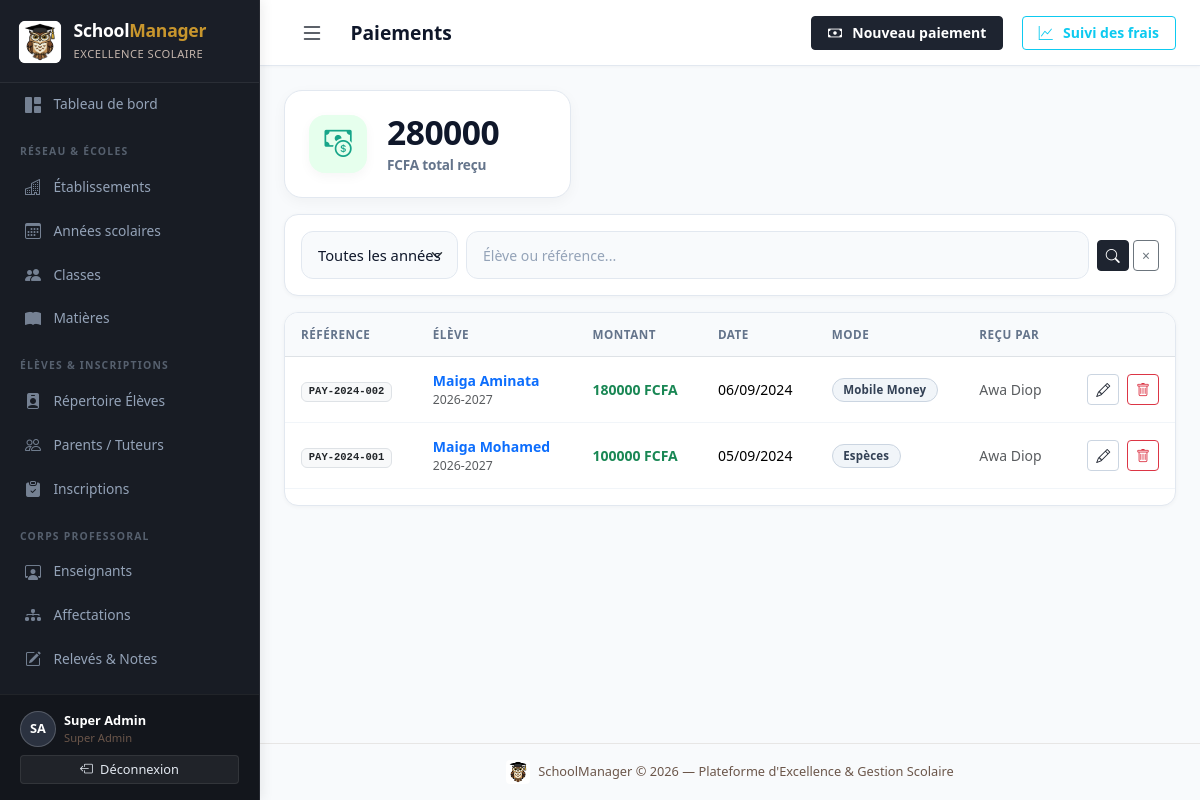
/attendance/paiements/ (signed in), run on an earlier commit of the app's database.
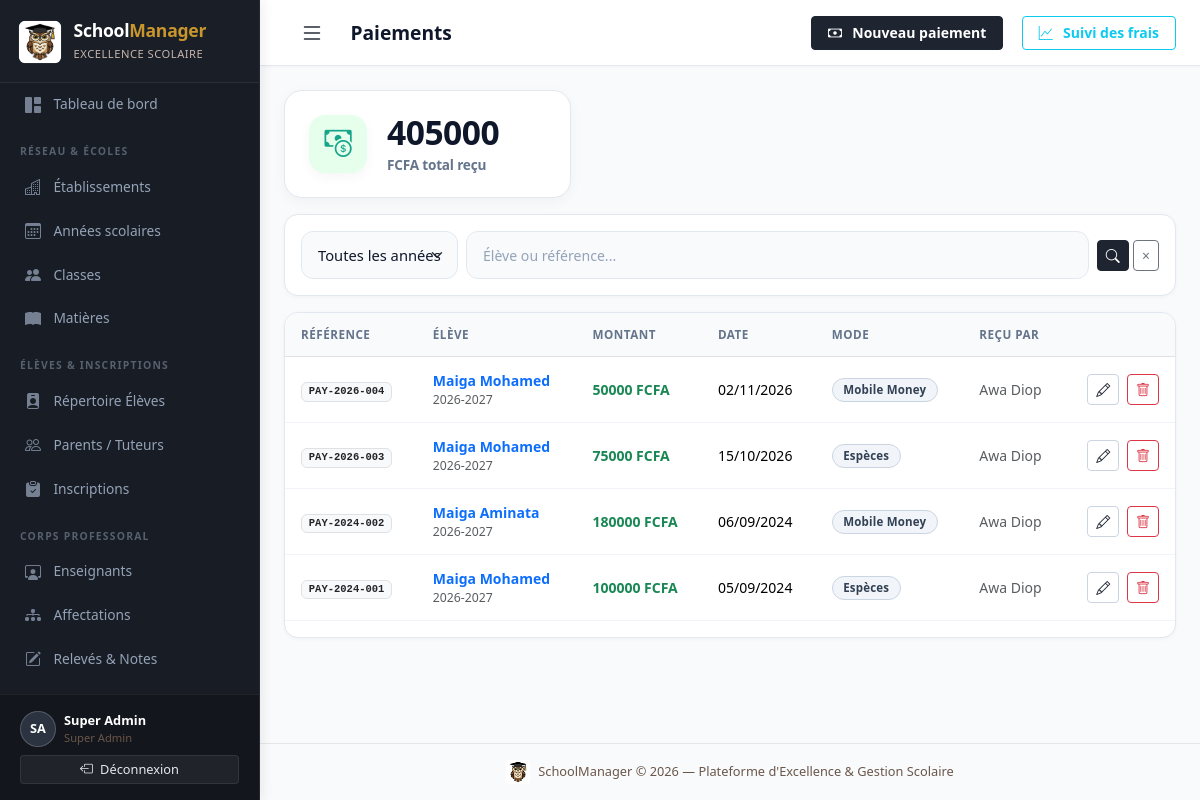
And on a later commit of the database.
### attendance_payments/models.py (models this page shows, shortened)
class Paiement(models.Model):
    MODE_ESPECES = 'especes'
    MODE_VIREMENT = 'virement'
    MODE_MOBILE = 'mobile_money'
    MODE_CHEQUE = 'cheque'
    MODE_CHOICES = [
        (MODE_ESPECES, 'Espèces'),
        (MODE_VIREMENT, 'Virement bancaire'),
        (MODE_MOBILE, 'Mobile Money'),
        (MODE_CHEQUE, 'Chèque'),
    ]
    inscription = models.ForeignKey(
        Inscription, on_delete=models.CASCADE,
        related_name='paiements', verbose_name='Inscription'
    )
    reference = models.CharField(max_length=50, unique=True, verbose_name='Référence')
    montant = models.DecimalField(max_digits=12, decimal_places=2, verbose_name='Montant (FCFA)')
    date = models.DateField(verbose_name='Date du paiement')
    mode_paiement = models.CharField(max_length=20, choices=MODE_CHOICES, default=MODE_ESPECES, verbose_name='Mode de paiement')
    recu_par = models.CharField(max_length=100, blank=True, verbose_name='Reçu par')
    observations = models.TextField(blank=True, verbose_name='Observations')
    created_at = models.DateTimeField(auto_now_add=True)
    class Meta:
        verbose_name = 'Paiement'
        verbose_name_plural = 'Paiements'
        ordering = ['-date']

### students/models.py (models this page shows, shortened)
class Inscription(models.Model):
    STATUT_ACTIF = 'actif'
    STATUT_TRANSFERE = 'transfere'
    STATUT_EXCLU = 'exclu'
    STATUT_DIPLOME = 'diplome'
    STATUT_ANNULE = 'annule'
    STATUT_CHOICES = [
        (STATUT_ACTIF, 'Actif'),
        (STATUT_TRANSFERE, 'Transféré'),
        (STATUT_EXCLU, 'Exclu'),
        (STATUT_DIPLOME, 'Diplômé'),
        (STATUT_ANNULE, 'Annulé'),
    ]
    eleve = models.ForeignKey(Eleve, on_delete=models.CASCADE, related_name='inscriptions', verbose_name='Élève')
    classe = models.ForeignKey(Classe, on_delete=models.PROTECT, related_name='inscriptions', verbose_name='Classe')
    annee_scolaire = models.ForeignKey(
        AnneeScolaire, on_delete=models.PROTECT,
        related_name='inscriptions', verbose_name='Année scolaire'
    )
    statut = models.CharField(max_length=15, choices=STATUT_CHOICES, default=STATUT_ACTIF, verbose_name='Statut')
    date_inscription = models.DateField(auto_now_add=True, verbose_name='Date d\'inscription')
    frais_scolarite = models.DecimalField(
        max_digits=12, decimal_places=2,
        default=150000, verbose_name='Frais de scolarité (FCFA)'
    )
    observations = models.TextField(blank=True, verbose_name='Observations')
    created_at = models.DateTimeField(auto_now_add=True)
    class Meta:
        verbose_name = 'Inscription'
        verbose_name_plural = 'Inscriptions'
        ordering = ['-annee_scolaire__date_debut', 'eleve__nom']
        constraints = [
            models.UniqueConstraint(
                fields=['eleve', 'annee_scolaire'],
                condition=models.Q(statut='actif'),
                name='unique_inscription_active_par_annee',
            )
        ]

class Eleve(models.Model):
    SEXE_CHOICES = [('M', 'Masculin'), ('F', 'Féminin')]
    matricule = models.CharField(max_length=20, unique=True, verbose_name='Matricule')
    nom = models.CharField(max_length=100, verbose_name='Nom')
    prenom = models.CharField(max_length=100, verbose_name='Prénom')
    date_naissance = models.DateField(verbose_name='Date de naissance')
    lieu_naissance = models.CharField(max_length=100, blank=True, verbose_name='Lieu de naissance')
    sexe = models.CharField(max_length=1, choices=SEXE_CHOICES, default='M', verbose_name='Sexe')
    adresse = models.TextField(blank=True, verbose_name='Adresse')
    photo = models.ImageField(upload_to='eleves/', blank=True, null=True, verbose_name='Photo')
    created_at = models.DateTimeField(auto_now_add=True)
    class Meta:
        verbose_name = 'Élève'
        verbose_name_plural = 'Élèves'
        ordering = ['nom', 'prenom']
    @property
    def nom_complet(self):
        return f"{self.nom} {self.prenom}"

### school/models.py (models this page shows, shortened)
class AnneeScolaire(models.Model):
    STATUT_EN_COURS = 'en_cours'
    STATUT_TERMINEE = 'terminee'
    STATUT_A_VENIR = 'a_venir'
    STATUT_CHOICES = [
        (STATUT_EN_COURS, 'En cours'),
        (STATUT_TERMINEE, 'Terminée'),
        (STATUT_A_VENIR, 'À venir'),
    ]
    etablissement = models.ForeignKey(
        Etablissement, on_delete=models.CASCADE,
        related_name='annees_scolaires', verbose_name='Établissement'
    )
    libelle = models.CharField(max_length=20, verbose_name='Libellé', help_text='Ex: 2024-2025')
    date_debut = models.DateField(verbose_name='Date de début')
    date_fin = models.DateField(verbose_name='Date de fin')
    statut = models.CharField(max_length=10, choices=STATUT_CHOICES, default=STATUT_A_VENIR, verbose_name='Statut')
    created_at = models.DateTimeField(auto_now_add=True)
    class Meta:
        verbose_name = 'Année scolaire'
        verbose_name_plural = 'Années scolaires'
        ordering = ['-date_debut']
        unique_together = [('etablissement', 'libelle')]

### attendance_payments/views.py (the view)
# urls.py: path('paiements/', views.paiement_list, name='paiement_list'),
@login_required
@paiement_required
def paiement_list(request):
    annee_pk = request.GET.get('annee')
    q = request.GET.get('q', '')
    paiements = Paiement.objects.select_related('inscription__eleve', 'inscription__annee_scolaire')
    if annee_pk:
        paiements = paiements.filter(inscription__annee_scolaire__pk=annee_pk)
    if q:
        paiements = paiements.filter(
            Q(inscription__eleve__nom__icontains=q) |
            Q(inscription__eleve__prenom__icontains=q) |
            Q(reference__icontains=q)
        )
    total = paiements.aggregate(total=Sum('montant'))['total'] or 0
    annees = AnneeScolaire.objects.all()
    return render(request, 'attendance_payments/paiement_list.html', {
        'paiements': paiements, 'total': total,
        'annees': annees, 'annee_active': annee_pk, 'q': q
    })

### accounts/models.py (called while the page is built)
    @property
    def is_super_admin(self):
        return self.is_superuser or self.role == self.ROLE_ADMIN

    @property
    def is_enseignant(self):
        return self.role == self.ROLE_ENSEIGNANT

    @property
    def is_paiement(self):
        return self.role == self.ROLE_PAIEMENT

### templates/attendance_payments/paiement_list.html (shortened to what this page needs)
{% extends 'base.html' %}
{% block page_title %}Paiements{% endblock %}
{% block topbar_actions %}
<a href="{% url 'attendance_payments:paiement_create' %}" class="btn btn-primary btn-sm"><i class="bi bi-cash me-1"></i>Nouveau paiement</a>
<a href="{% url 'attendance_payments:suivi_paiements' %}" class="btn btn-outline-info btn-sm ms-2"><i class="bi bi-graph-up me-1"></i>Suivi des frais</a>
{% endblock %}
{% block content %}
<div class="row g-3 mb-3">
  <div class="col-md-4">
    <div class="stat-card" style="background:#fff;">
      <div class="stat-icon" style="background:#e6ffed;color:#17a589;"><i class="bi bi-cash-coin"></i></div>
      <div>
        <div class="stat-value" style="color:#1a3c5e;">{{ total|floatformat:0 }}</div>
        <div class="stat-label">FCFA total reçu</div>
      </div>
    </div>
  </div>
</div>
<div class="table-card mb-3 p-3">
  <form method="get" class="row g-2 align-items-center">
    <div class="col-auto">
      <select name="annee" class="form-select form-select-sm">
        <option value="">Toutes les années</option>
      </select>
    </div>
    <div class="col">
      <input type="search" name="q" value="{{ q }}" class="form-control form-control-sm" placeholder="Élève ou référence...">
    </div>
    <div class="col-auto">
      <button type="submit" class="btn btn-sm btn-primary"><i class="bi bi-search"></i></button>
      <a href="{% url 'attendance_payments:paiement_list' %}" class="btn btn-sm btn-outline-secondary">×</a>
    </div>
  </form>
</div>
<div class="table-card">
  <div class="table-responsive">
    <table class="table table-hover align-middle">
      <thead><tr><th>Référence</th><th>Élève</th><th>Montant</th><th>Date</th><th>Mode</th><th>Reçu par</th><th></th></tr></thead>
      <tbody>
        {% for p in paiements %}
        <tr>
          <td><span class="badge bg-light text-dark border font-monospace">{{ p.reference }}</span></td>
          <td>
            <a href="{% url 'students:eleve_detail' p.inscription.eleve.pk %}" class="fw-semibold text-decoration-none">
              {{ p.inscription.eleve.nom_complet }}
            </a>
            <div class="text-muted small">{{ p.inscription.annee_scolaire.libelle }}</div>
          </td>
          <td class="fw-bold text-success">{{ p.montant|floatformat:0 }} FCFA</td>
          <td>{{ p.date|date:"d/m/Y" }}</td>
          <td><span class="badge bg-secondary">{{ p.get_mode_paiement_display }}</span></td>
          <td class="text-muted small">{{ p.recu_par|default:"—" }}</td>
          <td class="text-end">
            <a href="{% url 'attendance_payments:paiement_edit' p.pk %}" class="btn btn-sm btn-outline-primary me-1"><i class="bi bi-pencil"></i></a>
            <a href="{% url 'attendance_payments:paiement_delete' p.pk %}" class="btn btn-sm btn-outline-danger"><i class="bi bi-trash"></i></a>
          </td>
        </tr>
        {% empty %}
        <tr><td colspan="7" class="text-center text-muted py-4">Aucun paiement enregistré.</td></tr>
        {% endfor %}
      </tbody>
    </table>
  </div>
</div>
{% endblock %}

What changed in the data, as far as the page shows it:
added Paiement: reference "PAY-2026-004", inscription.eleve.nom_complet "Maiga Mohamed", inscription.annee_scolaire.libelle "2026-2027", montant "50000", date "02/11/2026", mode_paiement "Mobile Money", recu_par "Awa Diop"
added Paiement: reference "PAY-2026-003", inscription.eleve.nom_complet "Maiga Mohamed", inscription.annee_scolaire.libelle "2026-2027", montant "75000", date "15/10/2026", mode_paiement "Espèces", recu_par "Awa Diop"
Also different on the page:
{{ total|floatformat:0 }}: "280000" → "405000"
